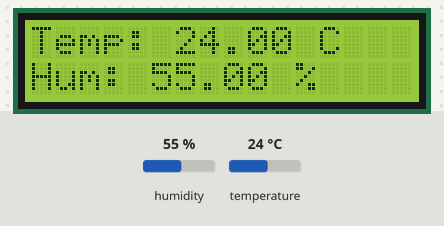
The sketch below on a simulated Arduino Uno, built with avr-gcc and run on an emulated ATmega328P. Shown: 16×2 character LCD. The test bench sets the inputs (shaded band); at power-on: humidity 55 %, temperature 24 °C. What the sketch prints to the serial monitor is not drawn.

Above: at 1.2 s.
1.3 s: humidity set to 22 %
At 10.5 s:
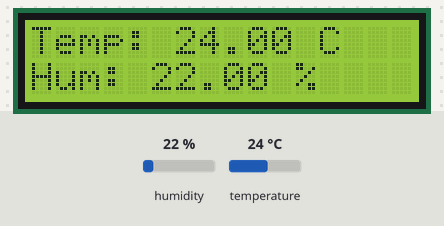
11.6 s: temperature set to 12 °C
At 21.3 s:
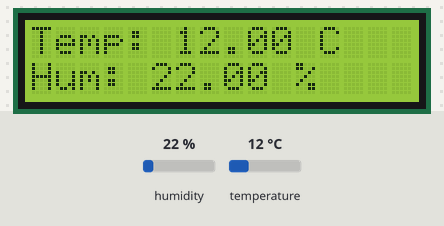
21.7 s: humidity set to 40 %
At 30.8 s:
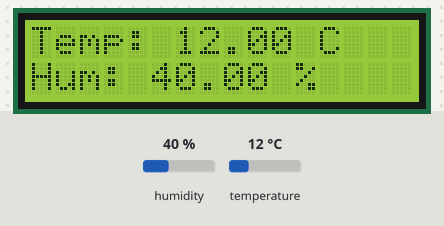
31.7 s: temperature set to 19 °C
At 41.6 s:
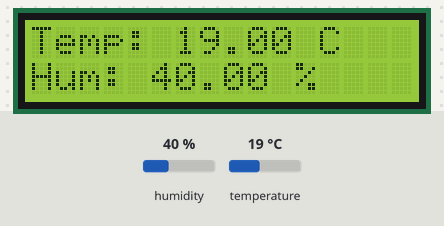
Timing chart, 0 to 42.8 s (numbered marks = the images above; inputs shaded):
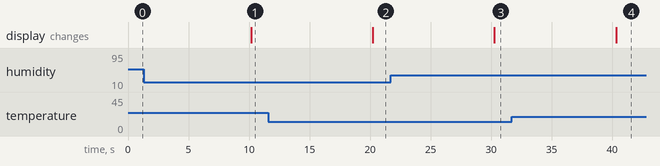

The sketch:

whether_display.ino
```cpp
#include <DHT.h>
#include <LiquidCrystal_I2C.h>

#define DHTPIN 2
#define DHTTYPE DHT11

DHT dht(DHTPIN, DHTTYPE);
LiquidCrystal_I2C lcd(0x27, 16, 2);

void setup() {
  lcd.init();
  lcd.backlight();
  dht.begin();
Serial.begin(9600);
}

void loop() {
  float h = dht.readHumidity();
  float t = dht.readTemperature();
  Serial.print(h);
  Serial.print("|");
  Serial.println(t);
  lcd.clear();


  lcd.setCursor(0,0);
  lcd.print("Temp: ");
  lcd.print(t);
  lcd.print(" C");

  lcd.setCursor(0,1);
  lcd.print("Hum: ");
  lcd.print(h);
  lcd.print(" %");

  delay(10000);
}
```

Measured:
- after the input at 1.3 s, the display: changes after 8.9 s (image 1)
- after the input at 11.6 s, the display: changes after 8.6 s (image 2)
- after the input at 21.7 s, the display: changes after 8.6 s (image 3)
- after the input at 31.7 s, the display: changes after 8.6 s (image 4)
